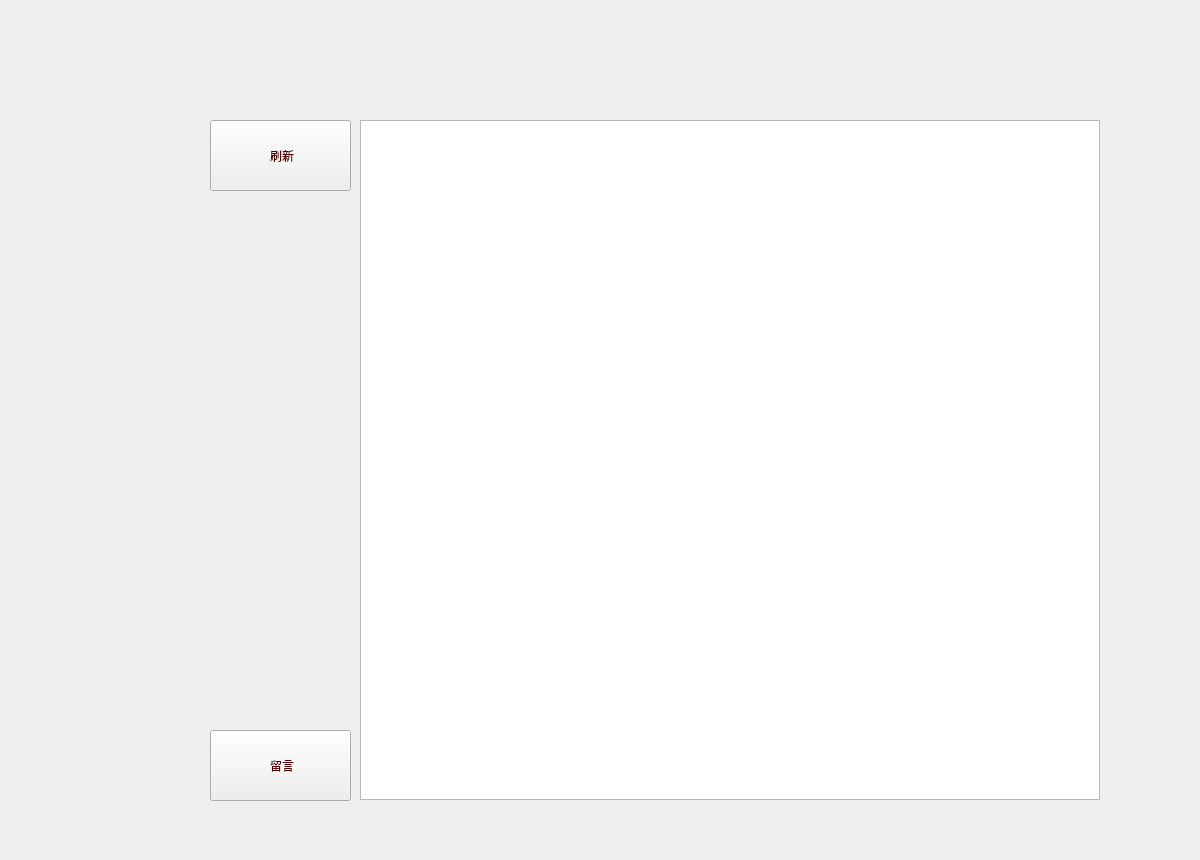
<?xml version="1.0" encoding="UTF-8"?>
<ui version="4.0">
 <class>LeaveMsg</class>
 <widget class="QWidget" name="LeaveMsg">
  <property name="geometry">
   <rect>
    <x>0</x>
    <y>0</y>
    <width>1200</width>
    <height>860</height>
   </rect>
  </property>
  <property name="windowTitle">
   <string>Form</string>
  </property>
  <widget class="QTextEdit" name="textEdit">
   <property name="geometry">
    <rect>
     <x>360</x>
     <y>120</y>
     <width>740</width>
     <height>680</height>
    </rect>
   </property>
   <property name="readOnly">
    <bool>true</bool>
   </property>
  </widget>
  <widget class="QPushButton" name="pushButton_leaveMsg">
   <property name="geometry">
    <rect>
     <x>210</x>
     <y>730</y>
     <width>141</width>
     <height>71</height>
    </rect>
   </property>
   <property name="styleSheet">
    <string notr="true">QPushButton
{
	border-image: url(:/images/leaveMsgPics/writeMsg.png);
	
	color: rgb(85, 0, 0);
	font: 20pt &quot;隶书&quot;;
}
QPushButton:hover
{
	color: rgb(0, 0, 255);
	border-image: url(:/images/leaveMsgPics/writeMsg-hover.png);
	font: 20pt &quot;隶书&quot;;
}
QPushButton:pressed
{
	font: 20pt &quot;隶书&quot;;
	color: rgb(255, 0,0);
	
	border-image: url(:/images/leaveMsgPics/writeMsg-pressed.png);
}</string>
   </property>
   <property name="text">
    <string> 留言</string>
   </property>
  </widget>
  <widget class="QPushButton" name="pushButton_close">
   <property name="geometry">
    <rect>
     <x>1178</x>
     <y>0</y>
     <width>20</width>
     <height>20</height>
    </rect>
   </property>
   <property name="minimumSize">
    <size>
     <width>20</width>
     <height>20</height>
    </size>
   </property>
   <property name="cursor">
    <cursorShape>PointingHandCursor</cursorShape>
   </property>
   <property name="styleSheet">
    <string notr="true">QPushButton
{
background-image: url(:/images/EmailImage/quit.png);
background-color: rgba(255, 255, 255,0);
background-repeat:no-repeat;
border:none;
background-position:center center;

}
QPushButton:hover{

background-color: rgba(230,0,0,0.5);
}
QPushButton:pressed{
background-color: rgba(95, 95, 95,100);
border-color:rgba(255,255,255,30);
border-style:inset;
color:rgba(0,0,0,100);

}
</string>
   </property>
   <property name="text">
    <string/>
   </property>
  </widget>
  <widget class="QPushButton" name="pushButton_flush">
   <property name="geometry">
    <rect>
     <x>210</x>
     <y>120</y>
     <width>141</width>
     <height>71</height>
    </rect>
   </property>
   <property name="styleSheet">
    <string notr="true">QPushButton
{
	border-image: url(:/images/leaveMsgPics/writeMsg.png);
	
	color: rgb(85, 0, 0);
	font: 20pt &quot;隶书&quot;;
}
QPushButton:hover
{
	color: rgb(0, 0, 255);
	border-image: url(:/images/leaveMsgPics/writeMsg-hover.png);
	font: 20pt &quot;隶书&quot;;
}
QPushButton:pressed
{
	font: 20pt &quot;隶书&quot;;
	color: rgb(255, 0,0);
	
	border-image: url(:/images/leaveMsgPics/writeMsg-pressed.png);
}</string>
   </property>
   <property name="text">
    <string> 刷新</string>
   </property>
  </widget>
 </widget>
 <resources/>
 <connections/>
</ui>
